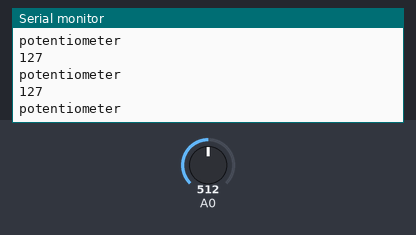
The sketch below on a simulated Arduino Uno, built with avr-gcc and run on an emulated ATmega328P. On the bench: the last lines printed to the serial monitor. The inputs (shaded band) are chosen by the test bench; at power-on: A0 = 512.

Above: at 1.2 s.
1.3 s: A0 set to 419
At 1.9 s:
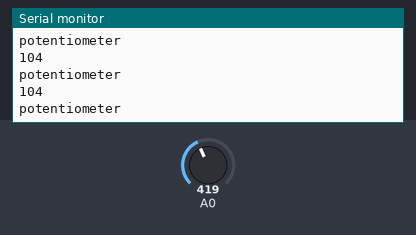
2.8 s: A0 set to 394
At 3.7 s:
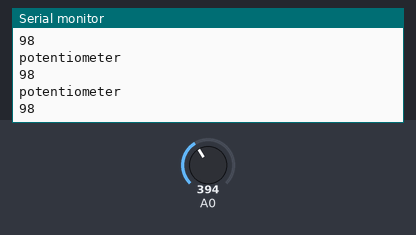
5.8 s: A0 set to 45
At 6.9 s:
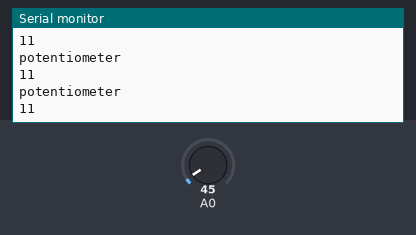
8.8 s: A0 set to 37
At 9.3 s:
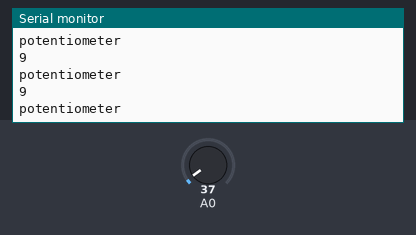
Timing chart, 0 to 11.8 s (numbered marks = the images above; inputs shaded):
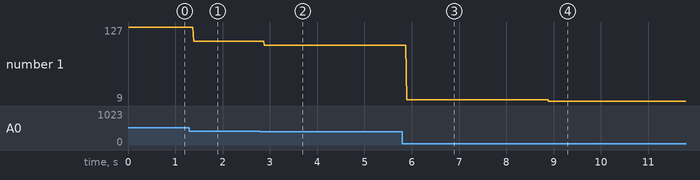

Measured:
- the behaviour switches between 402 and 401 on A0 (found by bisection; images 1 and 2)
- the behaviour switches between 41 and 40 on A0 (found by bisection; images 3 and 4)
- after the input at 1.3 s, the serial monitor: prints a new line after 0.09 s (image 1)
- after the input at 2.8 s, the serial monitor: prints a new line after 0.09 s (image 2)
- after the input at 5.8 s, the serial monitor: prints a new line after 0.09 s (image 3)
- after the input at 8.8 s, the serial monitor: prints a new line after 0.09 s (image 4)
- plotted number 1: 127 → 104 after the input at 1.3 s, 104 → 98 after the input at 2.8 s, 98 → 11 after the input at 5.8 s, 11 → 9 after the input at 8.8 s

The sketch:

serial-pot.ino
```cpp
void setup() {
  Serial.begin(9600); // initialize serial communications
}

void loop() {
  // read the input pin:
  int potentiometer = analogRead(A0);
  // remap the pot value to fit in 1 byte:
  int mappedPot = map(potentiometer, 0, 1023, 0, 255);
  // print it out the serial port:
  Serial.println("potentiometer");
//  delay(50);
  Serial.println(mappedPot);
  // slight delay to stabilize the ADC:
//  delay(50);


//   int button = digitalRead(4);
//   Serial.println("button");
// //  delay(50);
//   Serial.println(button);
// //  delay(50);
}
```
